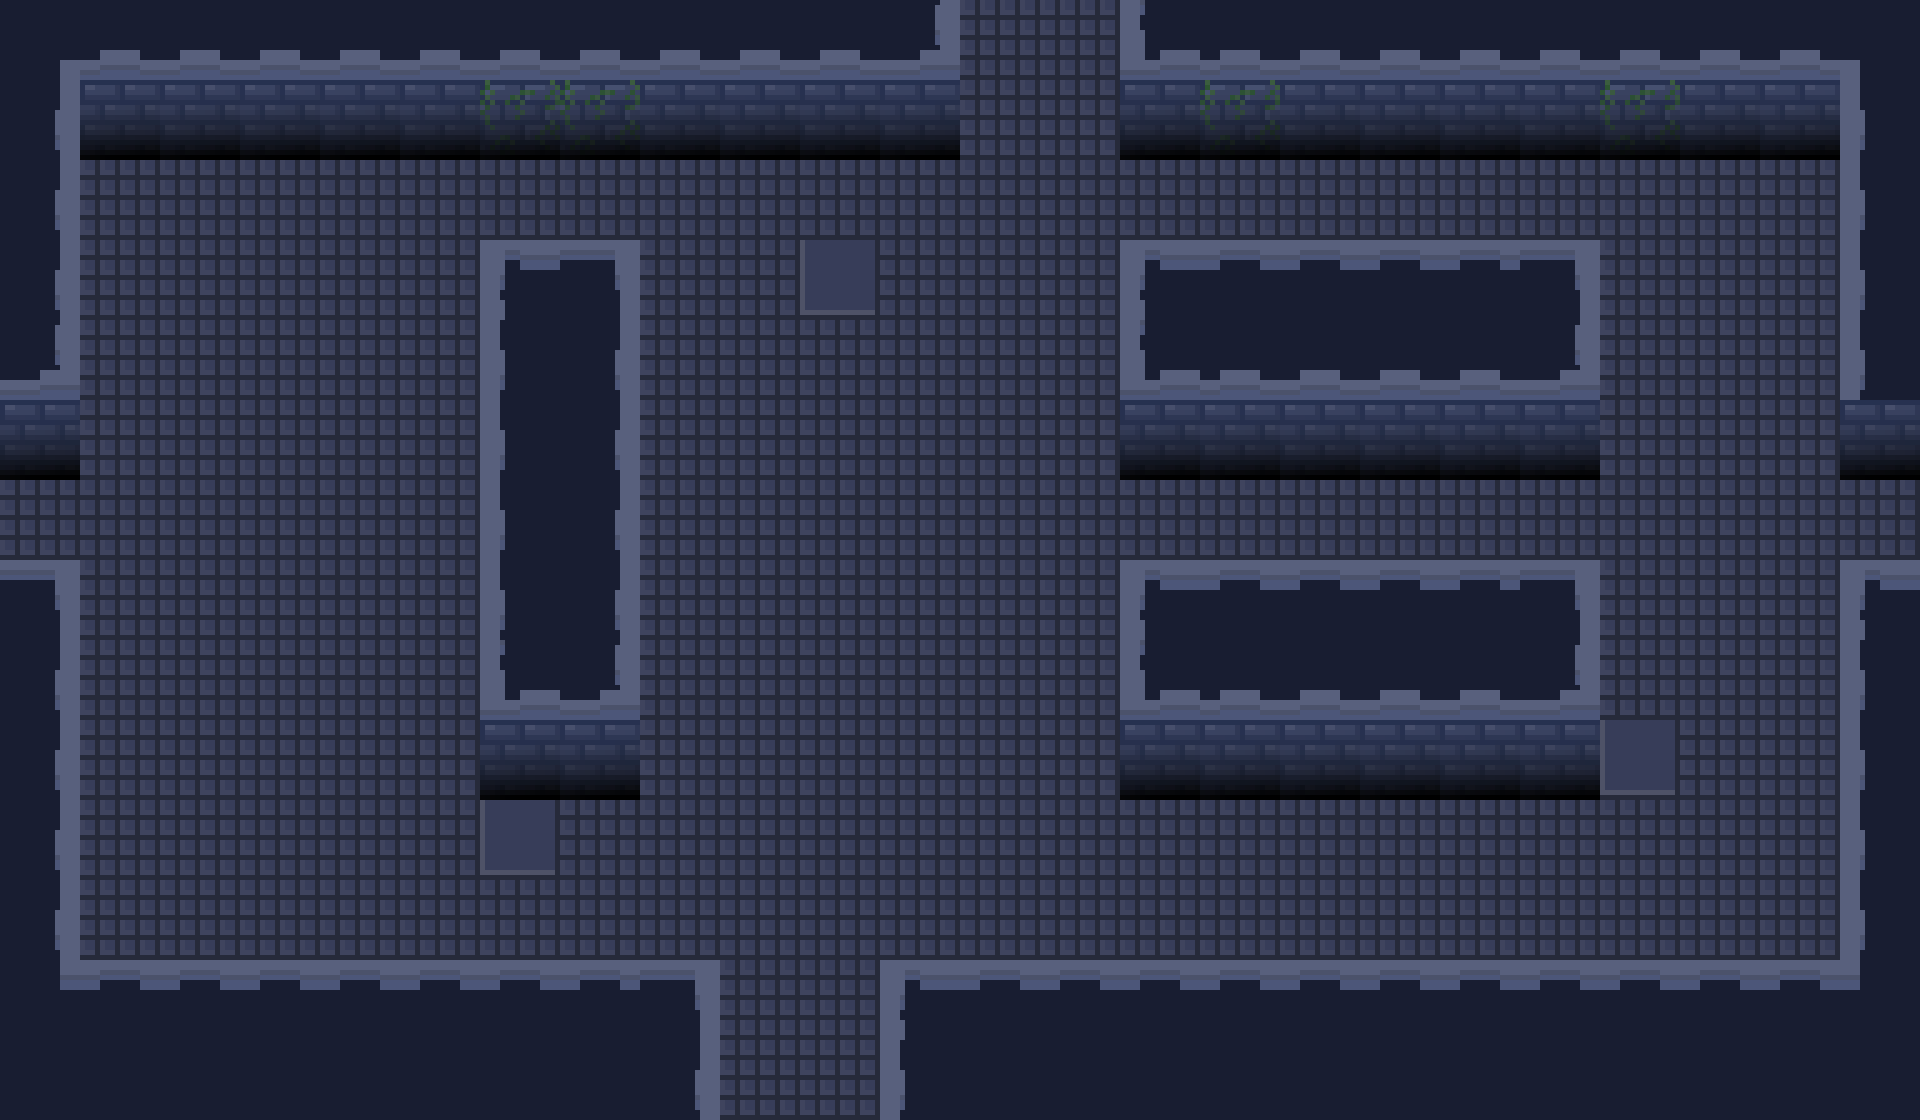

A 2D game scene composited from a Tiled map and its tileset images. What follows is a short description and the map's XML, with every tile layer's data as written:
An orthogonal 24x14 tile map with 80x80 px tiles, 3 tile layers (Floor, Walls, Top).

<map version="1.2" tiledversion="1.3.4" orientation="orthogonal" renderorder="right-down" width="24" height="14" tilewidth="80" tileheight="80" infinite="0" nextlayerid="5" nextobjectid="1">
 <tileset firstgid="1" source="AlchemistTilemap.tsx" />
 <layer id="3" name="Floor" width="24" height="14">
  <data encoding="csv">
51,51,51,51,51,51,51,51,51,51,51,51,51,51,51,51,51,51,51,51,51,51,51,51,
51,51,51,51,51,51,51,51,51,51,51,51,51,51,51,51,51,51,51,51,51,51,51,51,
51,51,51,51,51,51,51,51,51,51,51,51,51,51,51,51,51,51,51,51,51,51,51,51,
51,51,51,51,51,51,51,51,51,51,52,51,51,51,51,51,51,51,51,51,51,51,51,51,
51,51,51,51,51,51,51,51,51,51,51,51,51,51,51,51,51,51,51,51,51,51,51,51,
51,51,51,51,51,51,51,51,51,51,51,51,51,51,51,51,51,51,51,51,51,51,51,51,
51,51,51,51,51,51,51,51,51,51,51,51,51,51,51,51,51,51,51,51,51,51,51,51,
51,51,51,51,51,51,51,51,51,51,51,51,51,51,51,51,51,51,51,51,51,51,51,51,
51,51,51,51,51,51,51,51,51,51,51,51,51,51,51,51,51,51,51,51,51,51,51,51,
51,51,51,51,51,51,51,51,51,51,51,51,51,51,51,51,51,51,51,51,52,51,51,51,
51,51,51,51,51,51,52,51,51,51,51,51,51,51,51,51,51,51,51,51,51,51,51,51,
51,51,51,51,51,51,51,51,51,51,51,51,51,51,51,51,51,51,51,51,51,51,51,51,
51,51,51,51,51,51,51,51,51,51,51,51,51,51,51,51,51,51,51,51,51,51,51,51,
51,51,51,51,51,51,51,51,51,51,51,51,51,51,51,51,51,51,51,51,51,51,51,51
</data>
 </layer>
 <layer id="1" name="Walls" width="24" height="14">
  <data encoding="csv">
76,77,77,77,77,77,77,77,77,77,77,106,0,0,105,77,77,77,77,77,77,77,77,78,
101,27,27,27,27,27,26,26,27,27,27,27,0,0,27,26,27,27,27,27,26,27,27,103,
101,0,0,0,0,0,0,0,0,0,0,0,0,0,0,0,0,0,0,0,0,0,0,103,
101,0,0,0,0,0,0,0,0,0,0,0,0,0,0,0,0,0,0,0,0,0,0,103,
106,0,0,0,0,0,103,101,0,0,0,0,0,0,105,77,77,77,77,106,0,0,0,103,
27,0,0,0,0,0,103,101,0,0,0,0,0,0,27,27,27,27,27,27,0,0,0,27,
0,0,0,0,0,0,103,101,0,0,0,0,0,0,0,0,0,0,0,0,0,0,0,0,
0,0,0,0,0,0,103,101,0,0,0,0,0,0,0,0,0,0,0,0,0,0,0,0,
101,0,0,0,0,0,105,106,0,0,0,0,0,0,105,77,77,77,77,106,0,0,0,103,
101,0,0,0,0,0,27,27,0,0,0,0,0,0,27,27,27,27,27,27,0,0,0,103,
101,0,0,0,0,0,0,0,0,0,0,0,0,0,0,0,0,0,0,0,0,0,0,103,
101,0,0,0,0,0,0,0,0,0,0,0,0,0,0,0,0,0,0,0,0,0,0,103,
126,0,0,0,0,0,0,0,0,0,0,0,0,0,0,0,0,0,0,0,0,0,0,128,
4,4,4,4,4,4,4,4,101,0,0,103,4,4,4,4,4,4,4,4,4,4,4,4
</data>
 </layer>
 <layer id="2" name="Top" width="24" height="14">
  <data encoding="csv">
0,0,0,0,0,0,0,0,0,0,0,0,0,0,0,0,0,0,0,0,0,0,0,0,
0,0,0,0,0,0,0,0,0,0,0,0,0,0,0,0,0,0,0,0,0,0,0,0,
0,0,0,0,0,0,0,0,0,0,0,0,0,0,0,0,0,0,0,0,0,0,0,0,
0,0,0,0,0,0,80,81,0,0,0,0,0,0,80,127,127,127,127,81,0,0,0,0,
0,0,0,0,0,0,0,0,0,0,0,0,0,0,0,0,0,0,0,0,0,0,0,0,
0,0,0,0,0,0,0,0,0,0,0,0,0,0,0,0,0,0,0,0,0,0,0,0,
0,0,0,0,0,0,0,0,0,0,0,0,0,0,0,0,0,0,0,0,0,0,0,0,
81,0,0,0,0,0,0,0,0,0,0,0,0,0,80,127,127,127,127,81,0,0,0,80,
0,0,0,0,0,0,0,0,0,0,0,0,0,0,0,0,0,0,0,0,0,0,0,0,
0,0,0,0,0,0,0,0,0,0,0,0,0,0,0,0,0,0,0,0,0,0,0,0,
0,0,0,0,0,0,0,0,0,0,0,0,0,0,0,0,0,0,0,0,0,0,0,0,
0,0,0,0,0,0,0,0,0,0,0,0,0,0,0,0,0,0,0,0,0,0,0,0,
0,127,127,127,127,127,127,127,81,0,0,80,127,127,127,127,127,127,127,127,127,127,127,0,
0,0,0,0,0,0,0,0,0,0,0,0,0,0,0,0,0,0,0,0,0,0,0,0
</data>
 </layer>
</map>